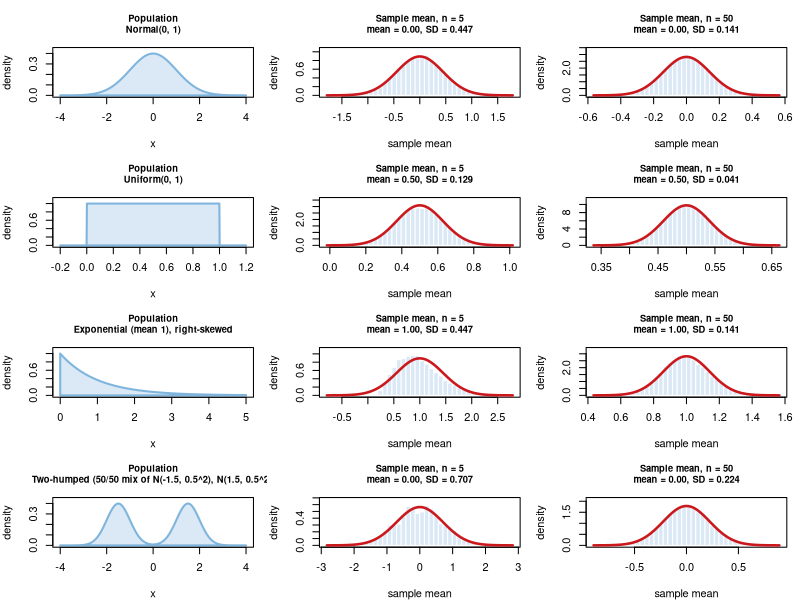
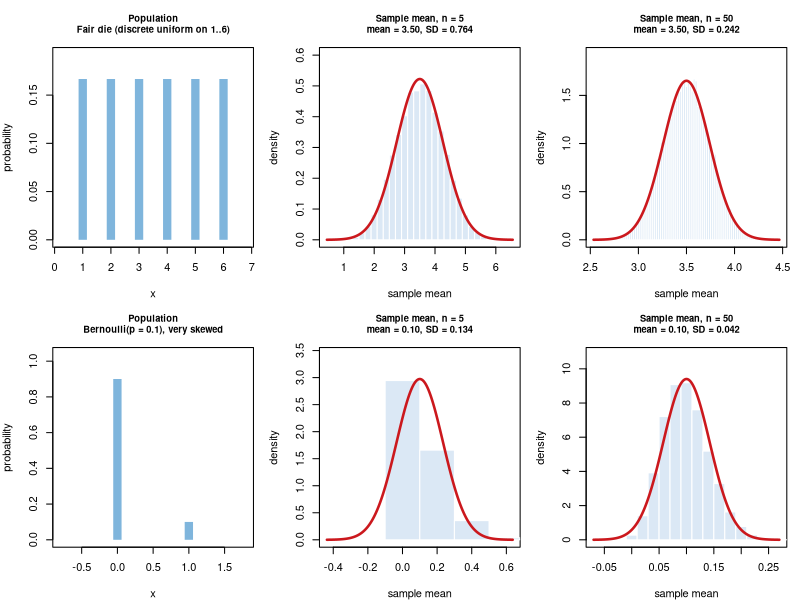
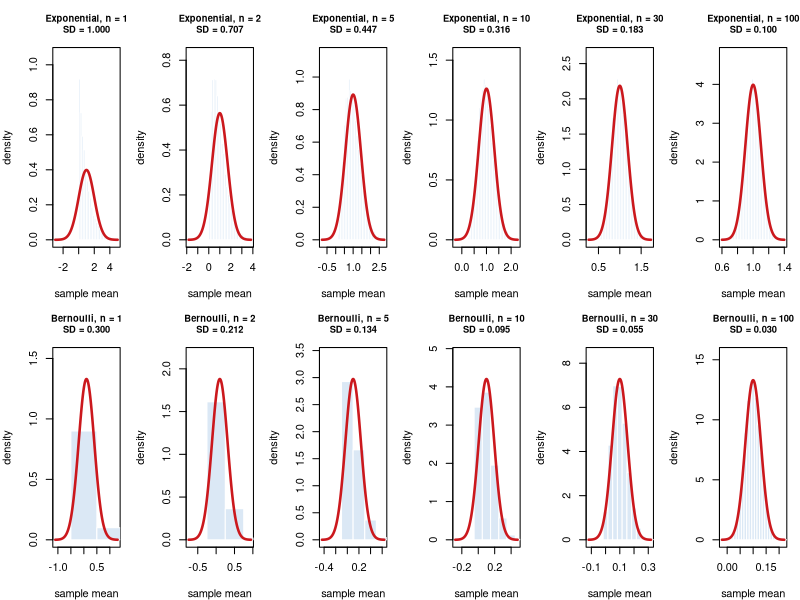
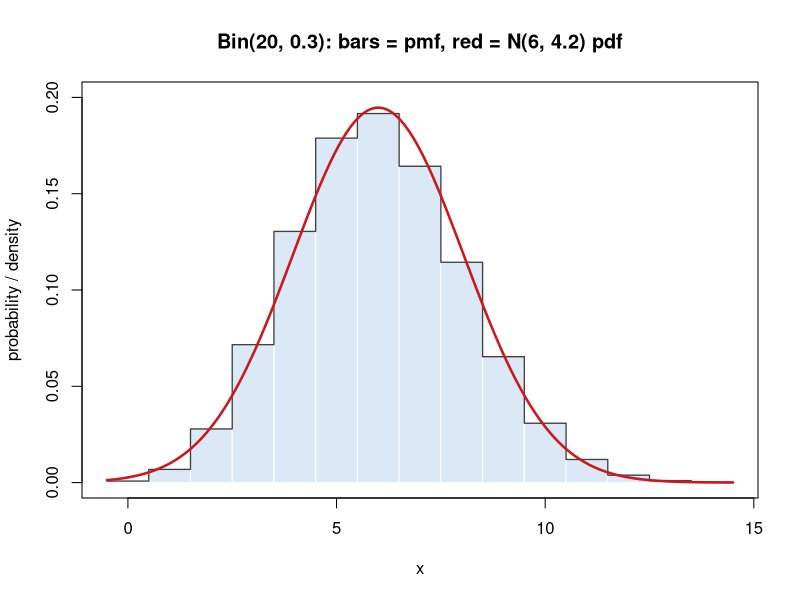
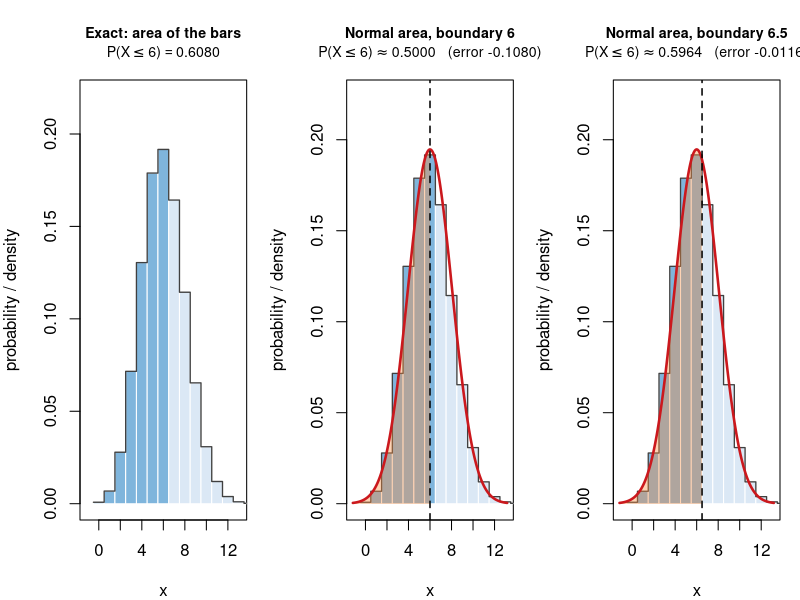
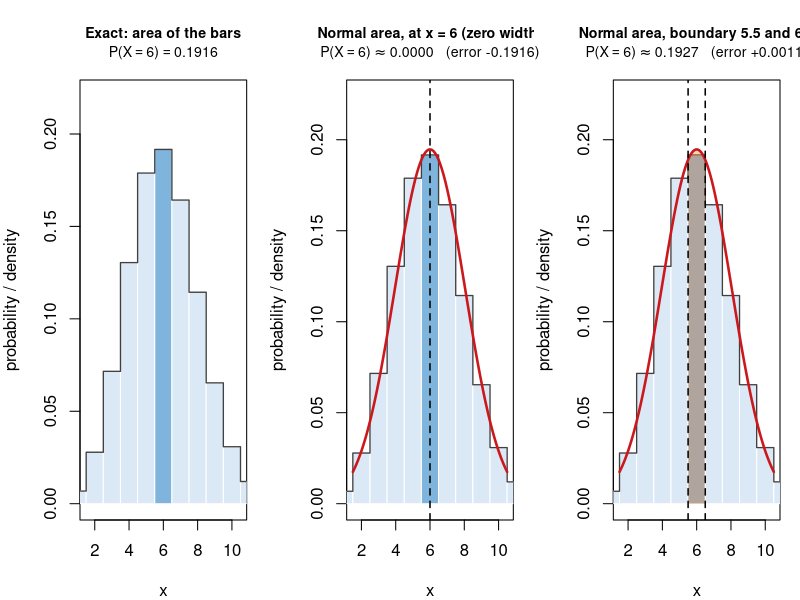
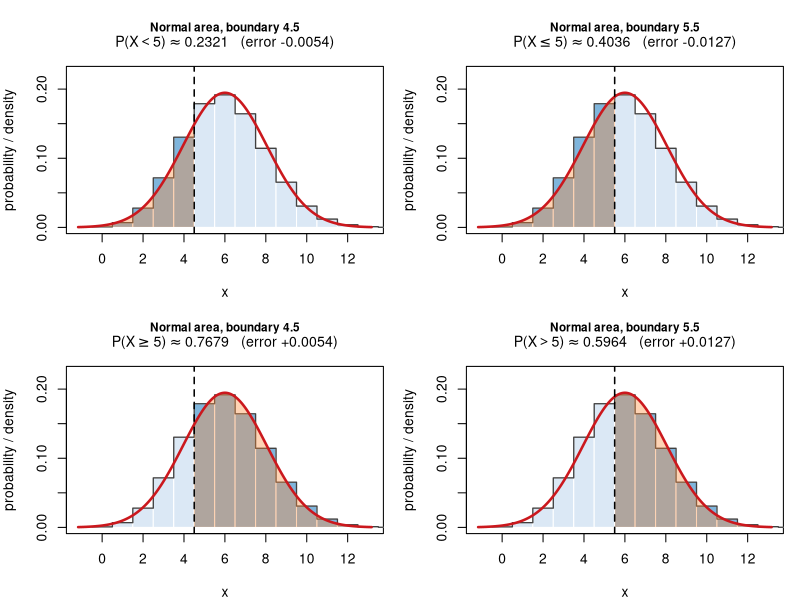
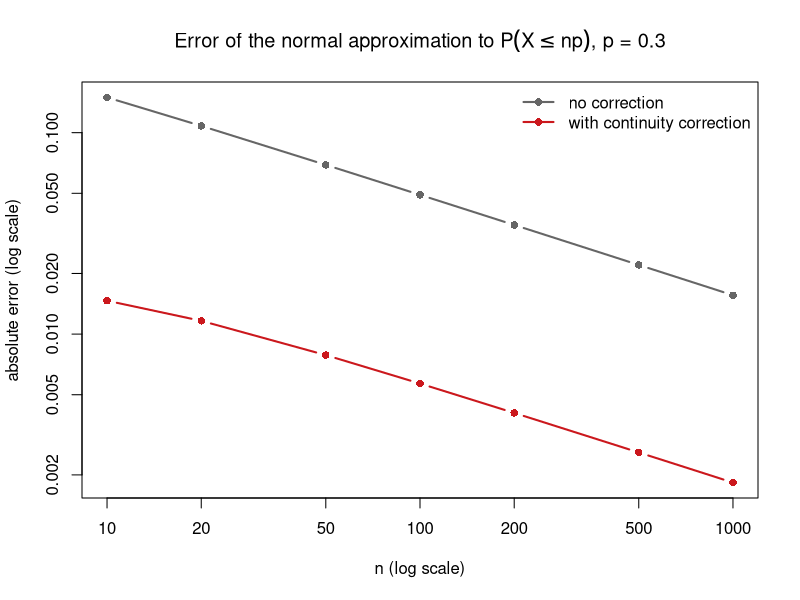

Write the R code that produced these figures, in order.
## ---- chunk 1
knitr::opts_chunk$set(echo = TRUE, message = FALSE, warning = FALSE,
                      fig.align = "center", dpi = 110)
set.seed(400)   # reproducible simulations
## ---- chunk 2
n_small <- 5      # "small" sample size
n_large <- 50     # "large" sample size
N       <- 20000  # number of simulated samples for each (population, n)
## ---- chunk 3
pops <- list(
  # ---- continuous ----
  Normal = list(label = "Normal(0, 1)", discrete = FALSE,
                draw = function(m) rnorm(m), mu = 0, sigma = 1,
                dens = function(x) dnorm(x), xlim = c(-4, 4)),
  Uniform = list(label = "Uniform(0, 1)", discrete = FALSE,
                 draw = function(m) runif(m), mu = 0.5, sigma = sqrt(1/12),
                 dens = function(x) dunif(x), xlim = c(-0.2, 1.2)),
  Exponential = list(label = "Exponential (mean 1), right-skewed", discrete = FALSE,
                     draw = function(m) rexp(m, 1), mu = 1, sigma = 1,
                     dens = function(x) dexp(x, 1), xlim = c(0, 5)),
  Bimodal = list(label = "Two-humped (50/50 mix of N(-1.5, 0.5^2), N(1.5, 0.5^2))",
                 discrete = FALSE,
                 draw = function(m) ifelse(runif(m) < 0.5, rnorm(m, -1.5, 0.5), rnorm(m, 1.5, 0.5)),
                 mu = 0, sigma = sqrt(0.25 + 1.5^2),
                 dens = function(x) 0.5 * dnorm(x, -1.5, 0.5) + 0.5 * dnorm(x, 1.5, 0.5),
                 xlim = c(-4, 4)),
  # ---- discrete (integer valued) ----
  Die = list(label = "Fair die (discrete uniform on 1..6)", discrete = TRUE,
             draw = function(m) sample(1:6, m, replace = TRUE),
             mu = 3.5, sigma = sqrt(35/12), support = 1:6, pmf = rep(1/6, 6)),
  Bernoulli = list(label = "Bernoulli(p = 0.1), very skewed", discrete = TRUE,
                   draw = function(m) rbinom(m, 1, 0.1),
                   mu = 0.1, sigma = sqrt(0.1 * 0.9), support = 0:1, pmf = c(0.9, 0.1))
)

col_bar   <- "#dbe8f5"   # light blue : bars / histogram
col_event <- "#7fb5dc"   # blue       : bars that belong to the event
col_curve <- "#cb181d"   # red        : normal curve
col_shade <- adjustcolor("#fd8d3c", alpha.f = 0.38)  # orange: normal area
## ---- chunk 4
# draw m*n values and return the m sample means
sim_means <- function(pop, n, m = N) rowMeans(matrix(pop$draw(m * n), nrow = m, ncol = n))

plot_population <- function(pop) {
  if (pop$discrete) {
    plot(pop$support, pop$pmf, type = "h", lwd = 8, lend = 1, col = col_event,
         xlim = range(pop$support) + c(-0.8, 0.8), ylim = c(0, max(pop$pmf) * 1.15),
         xlab = "x", ylab = "probability",
         main = paste0("Population\n", pop$label), cex.main = 0.85)
  } else {
    xs <- seq(pop$xlim[1], pop$xlim[2], length.out = 600)
    plot(xs, pop$dens(xs), type = "n", xlab = "x", ylab = "density",
         ylim = c(0, max(pop$dens(xs)) * 1.1),
         main = paste0("Population\n", pop$label), cex.main = 0.85)
    polygon(c(xs[1], xs, xs[length(xs)]), c(0, pop$dens(xs), 0), col = col_bar, border = col_event, lwd = 2)
  }
}

plot_xbar <- function(pop, n, m = N, main = NULL) {
  xbar <- sim_means(pop, n, m)
  se   <- pop$sigma / sqrt(n)
  xl   <- pop$mu + c(-4, 4) * se
  xs   <- seq(xl[1], xl[2], length.out = 500)
  if (is.null(main))
    main <- sprintf("Sample mean, n = %d\nmean = %.2f, SD = %.3f", n, pop$mu, se)

  if (pop$discrete) {                       # sums are integers: area of each bar = P(Xbar = v)
    tab <- table(round(xbar * n)) / m
    v   <- as.numeric(names(tab)) / n
    h   <- as.numeric(tab) * n              # probability / bar width (width = 1/n)
    ymax <- max(h, dnorm(pop$mu, pop$mu, se)) * 1.15
    plot(NA, xlim = xl, ylim = c(0, ymax), xlab = "sample mean", ylab = "density",
         main = main, cex.main = 0.85)
    rect(v - 0.5 / n, 0, v + 0.5 / n, h, col = col_bar, border = "white")
  } else {
    br   <- seq(xl[1], xl[2], length.out = 41)
    keep <- xbar[xbar >= xl[1] & xbar <= xl[2]]
    cnt  <- hist(keep, breaks = br, plot = FALSE)$counts
    h    <- cnt / (m * diff(br))            # density scale (uses all m samples)
    ymax <- max(h, dnorm(pop$mu, pop$mu, se)) * 1.15
    plot(NA, xlim = xl, ylim = c(0, ymax), xlab = "sample mean", ylab = "density",
         main = main, cex.main = 0.85)
    rect(br[-length(br)], 0, br[-1], h, col = col_bar, border = "white")
  }
  lines(xs, dnorm(xs, pop$mu, se), col = col_curve, lwd = 2.5)
}

# one row per population: [population | small n | large n]
clt_grid <- function(pop_names, n_small, n_large) {
  op <- par(mfrow = c(length(pop_names), 3), mar = c(4, 4, 3.6, 1))
  on.exit(par(op))
  for (nm in pop_names) {
    plot_population(pops[[nm]])
    plot_xbar(pops[[nm]], n_small)
    plot_xbar(pops[[nm]], n_large)
  }
}
## ---- chunk 5
clt_grid(c("Normal", "Uniform", "Exponential", "Bimodal"), n_small, n_large)
## ---- chunk 6
clt_grid(c("Die", "Bernoulli"), n_small, n_large)
## ---- chunk 7
ns <- c(1, 2, 5, 10, 30, 100)
op <- par(mfrow = c(2, length(ns)), mar = c(4, 4, 3.6, 1))
for (nm in c("Exponential", "Bernoulli"))
  for (n in ns)
    plot_xbar(pops[[nm]], n,
              main = sprintf("%s, n = %d\nSD = %.3f", nm, n, pops[[nm]]$sigma / sqrt(n)))
par(op)
## ---- chunk 8
n_vals <- c(5, 10, 30, 50, 100, 200, 500)
cutoff <- 1 + 1.645 / sqrt(n_vals)                       # mu + 1.645 * sigma / sqrt(n)
exact  <- pgamma(n_vals * cutoff, shape = n_vals, rate = 1, lower.tail = FALSE)
clt    <- pnorm(cutoff, mean = 1, sd = 1 / sqrt(n_vals), lower.tail = FALSE)
knitr::kable(data.frame(n = n_vals, Cutoff = round(cutoff, 3), `Exact` = round(exact, 4),
                        `CLT (normal)` = round(clt, 4), `Difference` = round(clt - exact, 4),
                        check.names = FALSE),
             caption = "P(sample mean > cutoff) for the Exponential(mean 1) population")
## ---- chunk 9
# distribution "families": pmf, mean, sd, largest value worth considering
fam_binom <- function(n, p) list(name = sprintf("Bin(%d, %g)", n, p), pmf = function(x) dbinom(x, n, p),
                                 mu = n * p, sigma = sqrt(n * p * (1 - p)), maxx = n)
fam_pois  <- function(lambda) list(name = sprintf("Poisson(%g)", lambda), pmf = function(x) dpois(x, lambda),
                                   mu = lambda, sigma = sqrt(lambda), maxx = qpois(1 - 1e-12, lambda))

# event P(X <= k), etc.: which integers belong to it, and the matching normal interval
event_info <- function(kind, k) {
  op  <- c(le = "<=", lt = "<", ge = ">=", gt = ">", eq = "==")[[kind]]
  sym <- c(le = "<=", lt = "<", ge = ">=", gt = ">", eq = "=")[[kind]]
  list(inc  = switch(kind, le = function(v) v <= k, lt = function(v) v < k, ge = function(v) v >= k,
                           gt = function(v) v > k,  eq = function(v) v == k),
       lab     = call("paste", "P(", call(op, quote(X), k), ")"),      # plotmath label, used in plot titles
       lab_chr = sprintf("P(X %s %d)", sym, k),         # text label, used in tables
       cc   = switch(kind, le = c(-Inf, k + 0.5), lt = c(-Inf, k - 0.5), ge = c(k - 0.5, Inf),
                           gt = c(k + 0.5, Inf),  eq = c(k - 0.5, k + 0.5)),
       nocc = switch(kind, le = c(-Inf, k), lt = c(-Inf, k), ge = c(k, Inf), gt = c(k, Inf), eq = c(k, k)))
}

# one panel. mode = "exact" (bars only), "nocc" (normal area, no correction), "cc" (normal area, corrected)
panel <- function(fam, k, kind = "le", mode = c("exact", "nocc", "cc"), xlim = NULL) {
  mode <- match.arg(mode)
  ev   <- event_info(kind, k)
  if (is.null(xlim)) xlim <- fam$mu + c(-3.5, 3.5) * fam$sigma
  v <- max(0, floor(xlim[1])):min(fam$maxx, ceiling(xlim[2]))
  p <- fam$pmf(v)
  allv  <- 0:fam$maxx
  exact <- sum(fam$pmf(allv)[ev$inc(allv)])

  reg    <- if (mode == "cc") ev$cc else ev$nocc
  approx <- if (reg[1] < reg[2]) pnorm(reg[2], fam$mu, fam$sigma) - pnorm(reg[1], fam$mu, fam$sigma) else 0
  fin    <- unique(reg[is.finite(reg)])

  line1 <- if (mode == "exact") "Exact: area of the bars" else {
    where <- if (length(fin) == 1 && reg[1] == reg[2]) sprintf("at x = %g (zero width)", fin) else
             sprintf("boundary %s", paste(fin, collapse = " and "))
    sprintf("Normal area, %s", where)
  }
  line2 <- if (mode == "exact") bquote(.(ev$lab) == .(sprintf("%.4f", exact))) else
           bquote(.(ev$lab) %~~% .(sprintf("%.4f", approx)) * "   (error " * .(sprintf("%+.4f", approx - exact)) * ")")

  ymax <- max(p, if (mode != "exact") dnorm(fam$mu, fam$mu, fam$sigma)) * 1.15
  plot(NA, xlim = xlim, ylim = c(0, ymax), xlab = "x", ylab = "probability / density", main = "")
  title(main = line1, cex.main = 0.85, line = 2.1)
  mtext(line2, side = 3, line = 0.8, font = 2, cex = 0.85)

  # bars: blue = belongs to the event
  rect(v - 0.5, 0, v + 0.5, p, col = ifelse(ev$inc(v), col_event, col_bar),
       border = if (length(v) > 40) NA else "white")
  # the pmf as a step function
  lines(c(rbind(v - 0.5, v + 0.5)), rep(p, each = 2), col = "grey25", lwd = 1.3)

  if (mode != "exact") {
    lo <- max(reg[1], xlim[1]); hi <- min(reg[2], xlim[2])
    if (lo < hi) {
      xs <- seq(lo, hi, length.out = 300)
      polygon(c(lo, xs, hi), c(0, dnorm(xs, fam$mu, fam$sigma), 0), col = col_shade, border = NA)
    }
    xs <- seq(xlim[1], xlim[2], length.out = 500)
    lines(xs, dnorm(xs, fam$mu, fam$sigma), col = col_curve, lwd = 2.5)
    abline(v = fin, lty = 2, lwd = 1.5)
  }
  invisible(c(exact = exact, approx = approx))
}

# exact / no correction / with correction side by side
three_panels <- function(fam, k, kind = "le", xlim = NULL) {
  op <- par(mfrow = c(1, 3), mar = c(4, 4, 4, 1)); par(cex = 1); on.exit(par(op))
  panel(fam, k, kind, "exact", xlim)
  panel(fam, k, kind, "nocc",  xlim)
  panel(fam, k, kind, "cc",    xlim)
}

# numbers for all five event types
cc_table <- function(fam, k) {
  kinds <- c("eq", "lt", "le", "ge", "gt")
  out <- t(sapply(kinds, function(kd) {
    pdf(NULL); on.exit(dev.off())
    c(exact = panel(fam, k, kd, "exact")[["exact"]],
      nocc  = panel(fam, k, kd, "nocc")[["approx"]],
      cc    = panel(fam, k, kd, "cc")[["approx"]])
  }))
  data.frame(Event = sapply(kinds, function(kd) event_info(kd, k)$lab_chr),
             `Normal interval used` = sapply(kinds, function(kd) {
               r <- event_info(kd, k)$cc
               if (is.infinite(r[1])) sprintf("X* < %g", r[2]) else if (is.infinite(r[2])) sprintf("X* > %g", r[1])
               else sprintf("%g < X* < %g", r[1], r[2]) }),
             Exact = round(out[, "exact"], 4),
             `No correction` = round(out[, "nocc"], 4),
             `With correction` = round(out[, "cc"], 4),
             check.names = FALSE, row.names = NULL)
}
## ---- chunk 10
fam <- fam_binom(20, 0.3)
v <- 0:14
plot(NA, xlim = c(-0.5, 14.5), ylim = c(0, 0.2), xlab = "x", ylab = "probability / density",
     main = "Bin(20, 0.3): bars = pmf, red = N(6, 4.2) pdf")
rect(v - 0.5, 0, v + 0.5, fam$pmf(v), col = col_bar, border = "white")
lines(c(rbind(v - 0.5, v + 0.5)), rep(fam$pmf(v), each = 2), col = "grey25", lwd = 1.3)
xs <- seq(-0.5, 14.5, length.out = 400)
lines(xs, dnorm(xs, fam$mu, fam$sigma), col = col_curve, lwd = 2.5)
## ---- chunk 11
three_panels(fam, k = 6, kind = "le")
## ---- chunk 12
three_panels(fam, k = 6, kind = "eq", xlim = c(1.5, 10.5))
## ---- chunk 13
op <- par(mfrow = c(2, 2), mar = c(4, 4, 4, 1))
for (kd in c("lt", "le", "ge", "gt")) panel(fam, 5, kd, "cc")
par(op)
## ---- chunk 14
knitr::kable(cc_table(fam, k = 5), caption = "Bin(20, 0.3), k = 5: exact vs. normal approximation")
## ---- chunk 15
n_seq <- c(10, 20, 50, 100, 200, 500, 1000)
p0 <- 0.3
err <- sapply(n_seq, function(n) {
  k  <- floor(n * p0)
  ex <- pbinom(k, n, p0)
  s  <- sqrt(n * p0 * (1 - p0))
  c(nocc = abs(pnorm(k, n * p0, s) - ex), cc = abs(pnorm(k + 0.5, n * p0, s) - ex))
})
matplot(n_seq, t(err), type = "b", pch = 16, lty = 1, lwd = 2, col = c("grey40", col_curve),
        log = "xy", xlab = "n (log scale)", ylab = "absolute error (log scale)",
        main = expression("Error of the normal approximation to " * P(X <= np) * ", p = 0.3"))
legend("topright", c("no correction", "with continuity correction"), col = c("grey40", col_curve),
       lty = 1, pch = 16, lwd = 2, bty = "n")
## ---- chunk 16
three_panels(fam_pois(12), k = 9, kind = "le")
## ---- chunk 17
three_panels(fam_pois(3), k = 2, kind = "le", xlim = c(-3, 10))
## ---- chunk 18
three_panels(fam_pois(219), k = 200, kind = "le", xlim = c(180, 215))
## ---- chunk 19
knitr::kable(cc_table(fam_pois(219), k = 200), caption = "Poisson(219), k = 200")
